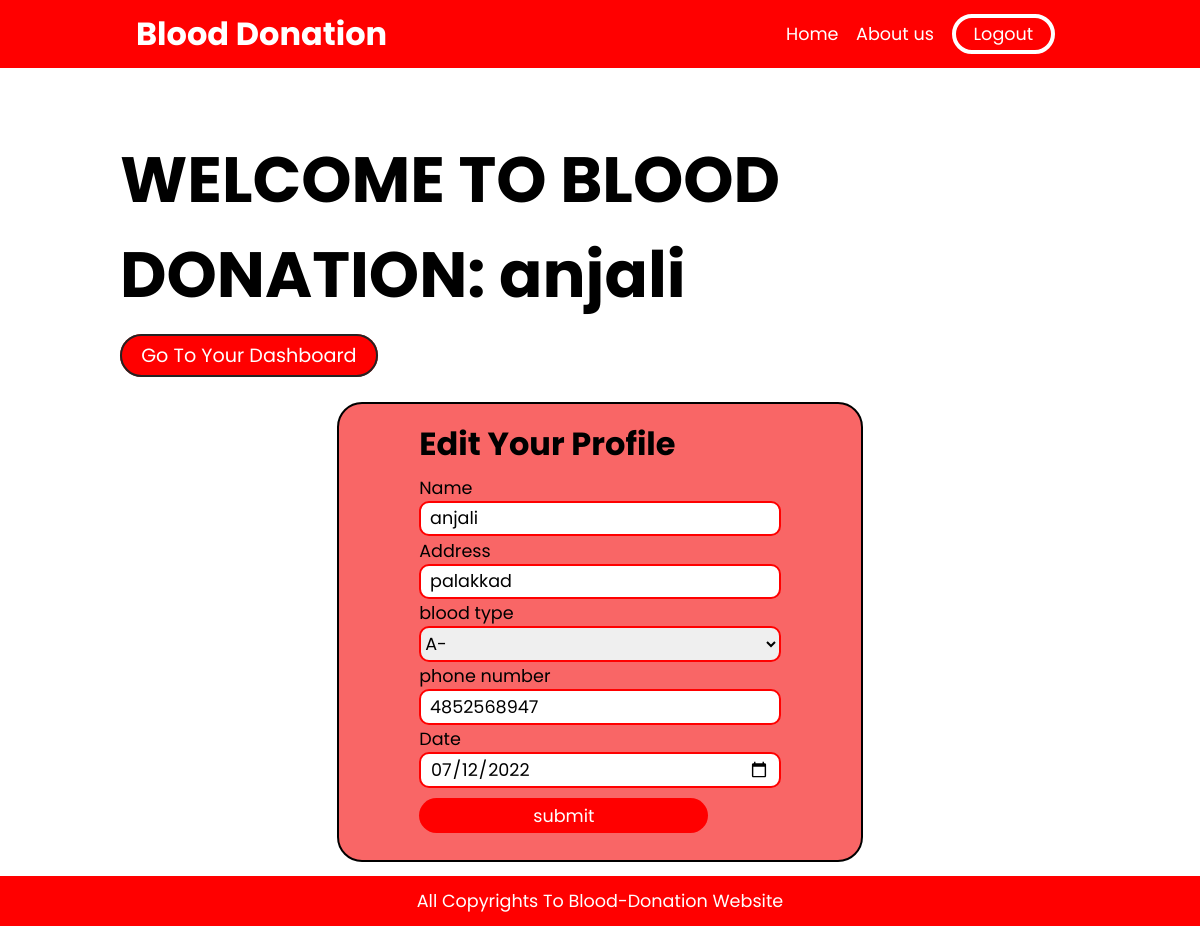
The app's page /edit.php?id=17 (signed in) with its own data.
### tables this page shows
CREATE TABLE `users` (
  `id` int(11) NOT NULL,
  `name` varchar(250) NOT NULL,
  `address` varchar(250) NOT NULL,
  `type` varchar(250) NOT NULL,
  `phone` varchar(250) NOT NULL,
  `password` varchar(250) NOT NULL,
  `date` varchar(300) NOT NULL
);

### edit.php (the view, shortened to what this page needs)
<?php
require("db.php");
$id = $_GET['id'];
$fetch = "SELECT* FROM `users` WHERE id='$id'";
$result = mysqli_query($db, $fetch);
$show = mysqli_fetch_assoc($result);
?>
<!DOCTYPE html>
<html lang="en">
<head>
    <link rel="stylesheet" href="edit.css">
</head>
<body>
    <nav>
        <div class="container">
            <h1> <a href="index.php"> blood donation</a></h1>
            <ul id="nav">
                <li><a href="index.php">Home</a></li>
                <li><a href="about.php">About us</a></li>
                <li><a href="logout.php" class="logout">Logout</a></li>
            </ul>
        </div>
    </nav>
    <div class="fpara">
        <h1>WELCOME TO BLOOD DONATION: <?php echo  $_SESSION['name']  ?></h1>
        <div class="btns">
            <a href="dashboard.php">Go to your dashboard</a>
        </div>
    </div>
    <div class="container2">
        <div class="box">
            <h1>edit your profile</h1>
            <form action="" method="POST">
                <label>Name</label>
                <input type="text" name="name" value="<?php echo $show['name'] ?? '' ?>">
                <label>Address</label>
                <input type="text" name="address" value="<?php echo $show['address'] ?? '' ?>">
                <label>blood type</label>
                <select name="blood" id="">
                    <option value="<?php echo $show['type'] ?? '' ?>"><?php echo $show['type'] ?? '' ?></option>
                </select>
                <label>phone number</label>
                <input type="text" name="phone" value="<?php echo $show['phone'] ?? '' ?>">
                <label>Date</label>
                <input type="date" name="date" value="<?php echo $show['date'] ?? '' ?>">
                <input type="submit" name="submit" value="submit">
            </form>
        </div>
    </div>
    <footer>
        <p>all copyrights to blood-donation website</p>
    </footer>
</body>
</html>

### edit.css (style rules this page uses)
* { margin: 0; padding: 0; box-sizing: border-box; font-family: 'Poppins', sans-serif; }
nav { display: flex; align-items: center; justify-content: center; color: white; background-color: red; }
.container { width: 80%; padding: 1em; height: 68px; display: flex; align-items: center; justify-content: space-between; }
.container h1 a { text-transform: capitalize; font-size: 2rem; text-decoration: none; color: white; }
#nav { display: flex; align-items: center; justify-content: space-between; list-style: none; }
ul li a { text-decoration: none; margin: .5em; color: white; font-size: 1.1rem; transition: ease-in; }
.logout { border: 4px solid white; border-radius: 20px; text-align: center; padding: 4px 18px; }
.fpara { width: 80%; margin: auto; margin-top: 4em; }
.fpara h1 { font-size: 4rem; margin-bottom: .3em; }
.btns a { border: 2px solid rgb(36, 35, 35); padding: .3em 1em; margin: 1em 0; border-radius: 25px; font-size: 1.2rem; background-color: red; color: white; text-decoration: none; text-transform: capitalize; }
.container2 { width: 80%; display: flex; align-items: center; justify-content: center; margin: 1em auto; }
.box { border: 2px solid black; padding: 1em 5em; border-radius: 25px; background-color: rgba(245, 0, 0, 0.6); margin-bottom: 3em; margin-top: 1em; }
.box h1 { text-transform: capitalize; font-size: 2rem; font-weight: bold; margin-bottom: .2em; }
form { display: flex; flex-direction: column; margin-bottom: .1em; font-size: 1.1rem; }
form input { width: 100%; margin-bottom:.1em; height: 2em; border-radius: 10px; border: 2px solid red; font-size: 1.1rem; padding: .5em ; }
select { width: 100%; margin-bottom:.1em; height: 2em; border-radius: 10px; border: 2px solid red; font-size: 1.1rem; }
input[type="submit"] { margin-top: .5em; margin-bottom:.5em ; padding: .1em 1em; background-color: red; border-radius: 25px; border: none; color: white; width: 80%; cursor: pointer; }
footer { display: flex; align-items: center; justify-content: center; height: 50px; width: 100%; color: white; background-color: red; position: fixed; bottom: 0; text-transform: capitalize; font-size: 1.1rem; }

### records on screen
users: name "anjali", address "palakkad", blood "A-", phone "4852568947", date "07/12/2022"

### other values on screen
$_SESSION['name'] "anjali"
